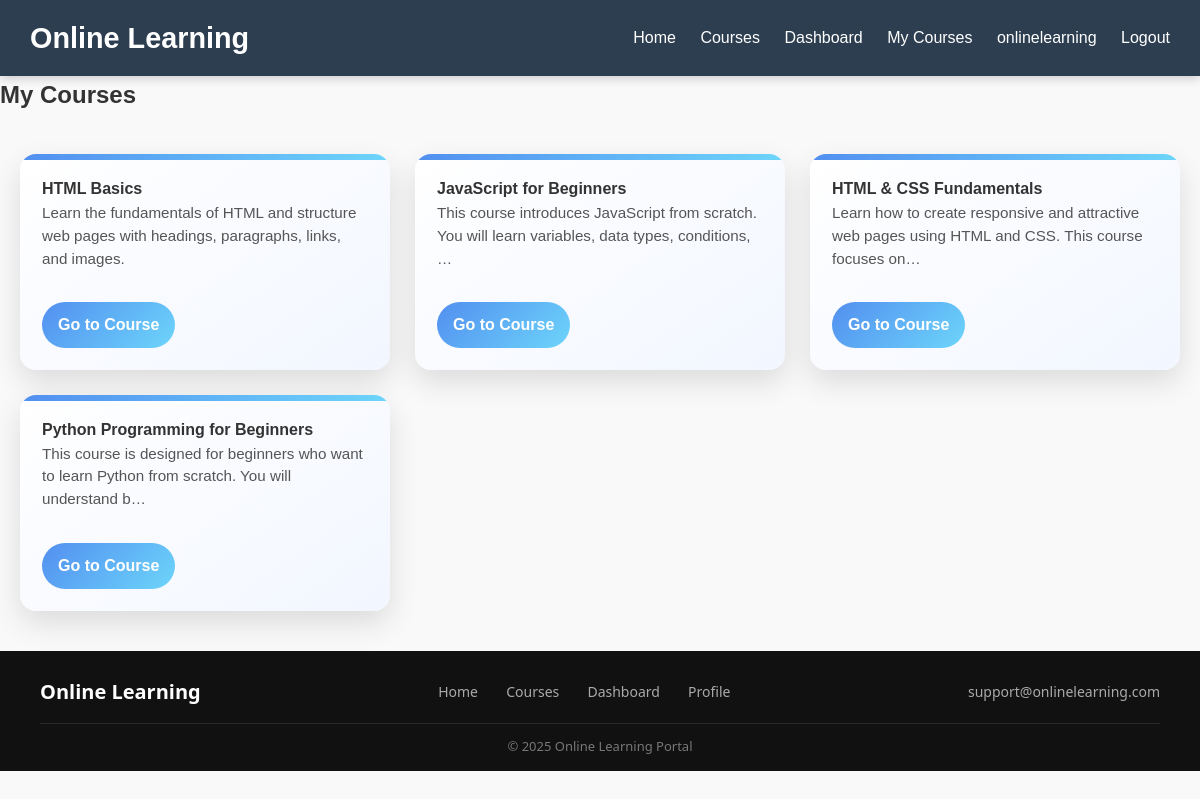
The page /my-courses/ (signed in) on the database its author committed.
### learning_app/models.py (models this page shows, shortened)
class Enrollment(models.Model):
    student = models.ForeignKey(User, on_delete=models.CASCADE)
    course = models.ForeignKey(Course, on_delete=models.CASCADE)
    progress = models.IntegerField(default=0)
    enrolled_at = models.DateTimeField(auto_now_add=True)
    class Meta:
        unique_together = ('student', 'course')  # Important!

class Course(models.Model):
    title = models.CharField(max_length=200)
    description = models.TextField()
    is_paid = models.BooleanField(default=False)
    price = models.FloatField(default=0)
    thumbnail = models.ImageField(upload_to='course_thumbnails/', null=True, blank=True)

### learning_app/views.py (the view)
# urls.py: path('my-courses/', views.my_courses_view, name='my_courses'),
@login_required
def my_courses_view(request):
    enrollments = Enrollment.objects.filter(student=request.user).select_related('course')
    return render(request, 'learning_app/my_courses.html', {'enrollments': enrollments})

### learning_app/templates/learning_app/my_courses.html
{% extends 'learning_app/base.html' %}
{% block content %}
<h2>My Courses</h2>
<div class="course-grid">
    {% for enrollment in enrollments %}
        <div class="course-card">
            <h4>{{ enrollment.course.title }}</h4>
            <p>{{ enrollment.course.description|truncatechars:100 }}</p>
            <a href="{% url 'course_detail' enrollment.course.id %}" class="btn">Go to Course</a>
        </div>
    {% empty %}
        <p>You have not enrolled in any courses yet.</p>
    {% endfor %}
</div>
{% endblock %}

### learning_app/templates/learning_app/base.html (shortened to what this page needs)
{% load static %}
<!DOCTYPE html>
<html lang="en">
<head>
    <link rel="stylesheet" href="{% static 'css/style.css' %}">
</head>
<body>
<header class="navbar">
    <h1>Online Learning</h1>
    <nav class="nav-links">
        <a href="{% url 'home' %}">Home</a>
        <a href="{% url 'courses' %}">Courses</a>
        {% if user.is_authenticated %}
            <a href="{% url 'dashboard' %}">Dashboard</a>
            <a href="{% url 'my_courses' %}">My Courses</a>
            <a href="{% url 'profile' %}">{{ user.username }}</a>
            <a href="{% url 'logout' %}" class="logout">Logout</a>
        {% else %}
            <a href="{% url 'register' %}">Register</a>
            <a href="{% url 'login' %}">Login</a>
        {% endif %}
    </nav>
</header>
<main>
    {% block content %}{% endblock %}
</main>
<footer class="footer">
    <div class="footer-row">
        <div class="footer-col">
            <h3>Online Learning</h3>
        </div>
        <div class="footer-col footer-nav">
            <a href="{% url 'home' %}">Home</a>
            <a href="{% url 'courses' %}">Courses</a>
            {% if user.is_authenticated %}
                <a href="{% url 'dashboard' %}">Dashboard</a>
                <a href="{% url 'profile' %}">Profile</a>
            {% endif %}
        </div>
        <div class="footer-col">
            <span>support@onlinelearning.com</span>
        </div>
    </div>
    <div class="footer-bottom">
        © 2025 Online Learning Portal
    </div>
</footer>
</body>
</html>

### learning_app/static/css/style.css (style rules this page uses)
* { margin: 0; padding: 0; box-sizing: border-box; }
body { font-family: 'Poppins', Arial, sans-serif; background: #f9f9f9; color: #333; line-height: 1.6; }
.navbar { display: flex; justify-content: space-between; align-items: center; background: #2c3e50; padding: 15px 30px; position: sticky; top: 0; z-index: 1000; box-shadow: 0 2px 10px rgba(0,0,0,0.2); }
.navbar h1 { color: #fff; font-size: 1.8em; }
.nav-links a { color: #fff; margin-left: 20px; text-decoration: none; font-weight: 500; }
.logout { color: #ff6b6b; }
.course-grid { display: grid; grid-template-columns: repeat(auto-fit, minmax(320px, 1fr)); gap: 25px; padding: 40px 20px; }
.course-card { background: linear-gradient(145deg, #ffffff, #f2f6ff); border-radius: 16px; padding: 22px; box-shadow: 0 12px 30px rgba(0,0,0,0.12); transition: all 0.35s ease; cursor: pointer; position: relative; overflow: hidden; }
.course-card::before { content: ""; position: absolute; top: 0; left: 0; height: 6px; width: 100%; background: linear-gradient(90deg, #528FF0, #6dd5fa); }
.course-card p { color: #555; font-size: 0.95rem; line-height: 1.5; margin-bottom: 20px; }
.course-card .btn { display: inline-block; margin-top: 12px; padding: 10px 16px; border-radius: 30px; background: linear-gradient(135deg, #528FF0, #6dd5fa); color: #fff; font-weight: 600; text-decoration: none; transition: 0.3s ease; }
.footer { background: #111; color: #ddd; padding: 25px 40px 15px; font-family: 'Segoe UI', sans-serif; }
.footer-row { display: flex; justify-content: space-between; align-items: center; border-bottom: 1px solid #2a2a2a; padding-bottom: 15px; }
.footer-col h3 { color: #ffffff; font-size: 20px; font-weight: 600; }
.footer-nav a { margin: 0 12px; color: #aaa; text-decoration: none; font-size: 14px; transition: color 0.3s ease; }
.footer-col span { font-size: 14px; color: #aaa; }
.footer-bottom { text-align: center; margin-top: 12px; font-size: 13px; color: #777; }

### rows shown on the page
Enrollment: course "HTML Basics", course.description "Learn the fundamentals of HTML and structure web pages with headings, paragraphs, links, and images."
Enrollment: course "JavaScript for Beginners", course.description "This course introduces JavaScript from scratch. You will learn variables, data types, conditions, …"
Enrollment: course "HTML & CSS Fundamentals", course.description "Learn how to create responsive and attractive web pages using HTML and CSS. This course focuses on…"
Enrollment: course "Python Programming for Beginners", course.description "This course is designed for beginners who want to learn Python from scratch. You will understand b…"

### other values the page prints
{{ user.username }} "onlinelearning"
